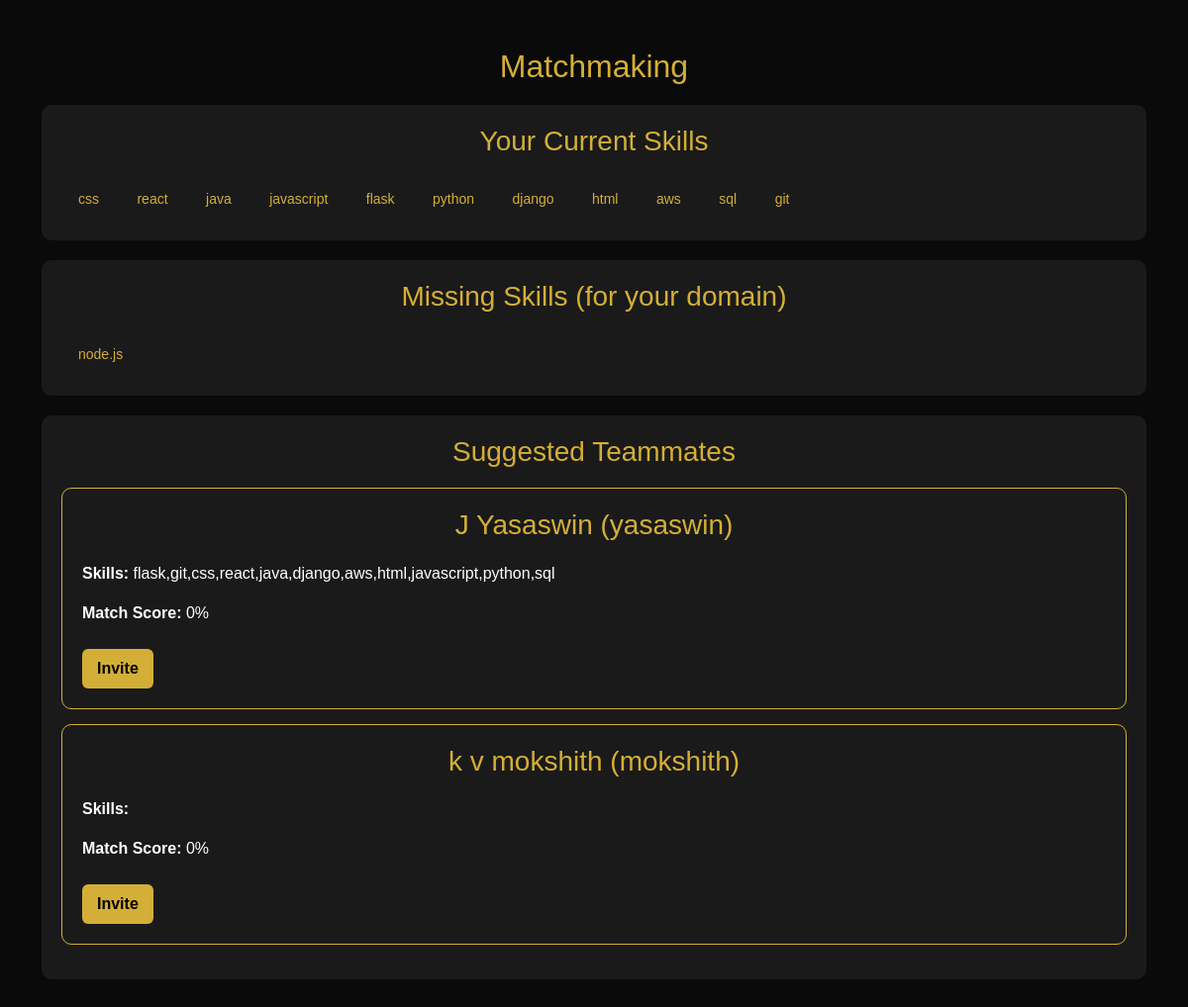
The page /match (signed in) on the database its author committed.
### tables this page shows
CREATE TABLE users (
            id INTEGER PRIMARY KEY AUTOINCREMENT,
            username TEXT UNIQUE NOT NULL,
            email TEXT UNIQUE NOT NULL,
            password TEXT NOT NULL,
            fullname TEXT,
            contact TEXT,
            resume TEXT,
            skills TEXT,
            domain TEXT
        );

### app.py (the view)
@app.route("/match")
def match():
    if "user_id" not in session:
        return redirect(url_for("login"))
    conn = get_db_connection()
    cur = conn.cursor()
    cur.execute("SELECT * FROM users WHERE id=?", (session["user_id"],))
    user = cur.fetchone()
    if not user:
        conn.close()
        return "User not found", 404
    user_skills = normalize_skills(user["skills"])
    user_domain = user["domain"]
    cur.execute("SELECT * FROM domains WHERE LOWER(name)=?", (user_domain.lower(),))
    domain = cur.fetchone()
    if not domain:
        conn.close()
        return f"No domain setup for {user_domain}", 404
    required_skills = normalize_skills(domain["required_skills"])
    missing_skills = list(required_skills - user_skills)
    cur.execute("SELECT * FROM users WHERE domain=? AND id!=?", (user_domain, user["id"]))
    teammates = cur.fetchall()
    suggestions = []
    for t in teammates:
        t_skills = normalize_skills(t["skills"])
        overlap = len(set(missing_skills) & t_skills)
        score = int((overlap / len(required_skills)) * 100) if required_skills else 0
        suggestions.append({
            "id": t["id"],
            "username": t["username"],
            "fullname": t["fullname"],
            "skills": t["skills"],
            "domain": t["domain"],
            "match_score": score
        })
    suggestions.sort(key=lambda x: x["match_score"], reverse=True)
    conn.close()
    return render_template("match.html", user_skills=user_skills, missing_skills=missing_skills, suggestions=suggestions)

### app.py (called while the page is built)
def get_db_connection():
    conn = sqlite3.connect("users.db")
    conn.row_factory = sqlite3.Row
    return conn

def normalize_skills(skill_string):
    if not skill_string:
        return set()
    return set(s.strip().lower() for s in skill_string.split(",") if s.strip())

### templates/match.html (shortened to what this page needs)
<!DOCTYPE html>
<html lang="en">
<head>
  <link href="https://cdn.jsdelivr.net/npm/bootstrap@5.3.2/dist/css/bootstrap.min.css" rel="stylesheet">
</head>
<body class="container py-5">
  <h2>Matchmaking</h2>
  <div class="section-card">
    <h3>Your Current Skills</h3>
    <div class="skills-box">
      {% if user_skills %}
        {% for skill in user_skills %}
          <span>{{ skill }}</span>
        {% endfor %}
      {% else %}
        <p>No skills added yet.</p>
      {% endif %}
    </div>
  </div>
  <div class="section-card">
    <h3>Missing Skills (for your domain)</h3>
    <div class="skills-box">
      {% if missing_skills %}
        {% for skill in missing_skills %}
          <span>{{ skill }}</span>
        {% endfor %}
      {% else %}
        <p>🎉 You already have all required skills!</p>
      {% endif %}
    </div>
  </div>
  <div class="section-card">
    <h3>Suggested Teammates</h3>
    {% if suggestions %}
      {% for s in suggestions %}
        <div class="card">
          <h3>{{ s.fullname }} ({{ s.username }})</h3>
          <p><b>Skills:</b> {{ s.skills }}</p>
          <p><b>Match Score:</b> {{ s.match_score }}%</p>
          <form action="{{ url_for('invite', teammate_id=s.id) }}" method="post">
            <button type="submit" class="invite-btn">Invite</button>
          </form>
        </div>
      {% endfor %}
    {% else %}
      <p>No teammates found in your domain yet.</p>
    {% endif %}
  </div>
</body>
</html>

### templates/match.html (style rules this page uses)
body { background: #0a0a0a; color: #d4af37; font-family: Arial, sans-serif; }
.section-card { background: #1a1a1a; padding: 20px; border-radius: 10px; margin-bottom: 20px; }
h2, h3 { text-align: center; margin-bottom: 20px; color: #d4af37; }
.skills-box span { display: inline-block; color: #d4af37; padding: 6px 12px; border-radius: 8px; margin: 5px; font-size: 14px; }
.card { background: #1a1a1a; border: 1px solid #d4af37; border-radius: 10px; padding: 20px; margin: 15px 0; }
.card h3 { color: #d4af37; }
.card p { color: #ffffff; }
.invite-btn { display: inline-block; background: #d4af37; color: black; font-weight: bold; padding: 8px 15px; border: none; border-radius: 6px; cursor: pointer; margin-top: 8px; }

### rows shown on the page
users: fullname "J Yasaswin", username "yasaswin", skills "flask,git,css,react,java,django,aws,html,javascript,python,sql", match_score "0"
users: fullname "k v mokshith", username "mokshith", match_score "0"

### other values the page prints
{{ skill }} "css" "react" "java" "javascript" "flask" "python" "django" "html" "aws" "sql" "git"
{{ skill }} "node.js"
